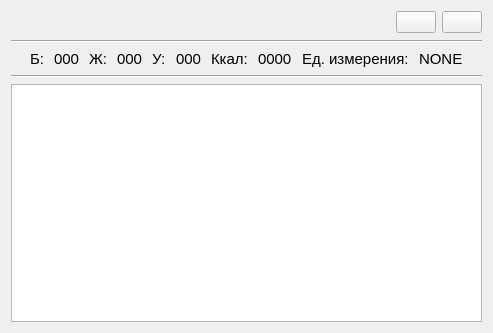
<?xml version="1.0" encoding="UTF-8"?>
<ui version="4.0">
 <class>ProductInfo</class>
 <widget class="QWidget" name="ProductInfo">
  <property name="geometry">
   <rect>
    <x>0</x>
    <y>0</y>
    <width>493</width>
    <height>333</height>
   </rect>
  </property>
  <property name="windowTitle">
   <string>Информация о продукте</string>
  </property>
  <layout class="QVBoxLayout" name="verticalLayout">
   <item>
    <layout class="QHBoxLayout" name="horizontalLayout">
     <item>
      <widget class="QLabel" name="label_productName">
       <property name="font">
        <font>
         <family>Calibri</family>
         <pointsize>14</pointsize>
        </font>
       </property>
       <property name="text">
        <string>&lt;Product_name&gt;</string>
       </property>
      </widget>
     </item>
     <item>
      <spacer name="horizontalSpacer">
       <property name="orientation">
        <enum>Qt::Horizontal</enum>
       </property>
       <property name="sizeHint" stdset="0">
        <size>
         <width>208</width>
         <height>20</height>
        </size>
       </property>
      </spacer>
     </item>
     <item>
      <widget class="QPushButton" name="pushButton_productEdit">
       <property name="icon">
        <iconset resource="../rec.qrc">
         <normaloff>:/resources/settings_icon.png</normaloff>:/resources/settings_icon.png</iconset>
       </property>
      </widget>
     </item>
     <item>
      <widget class="QPushButton" name="pushButton_delete">
       <property name="icon">
        <iconset resource="../rec.qrc">
         <normaloff>:/resources/deelete_icon.png</normaloff>:/resources/deelete_icon.png</iconset>
       </property>
      </widget>
     </item>
    </layout>
   </item>
   <item>
    <widget class="Line" name="line_2">
     <property name="orientation">
      <enum>Qt::Horizontal</enum>
     </property>
    </widget>
   </item>
   <item>
    <layout class="QHBoxLayout" name="horizontalLayout_6">
     <property name="spacing">
      <number>10</number>
     </property>
     <item>
      <spacer name="horizontalSpacer_3">
       <property name="orientation">
        <enum>Qt::Horizontal</enum>
       </property>
       <property name="sizeHint" stdset="0">
        <size>
         <width>40</width>
         <height>20</height>
        </size>
       </property>
      </spacer>
     </item>
     <item>
      <layout class="QHBoxLayout" name="horizontalLayout_2">
       <item>
        <widget class="QLabel" name="label_protein">
         <property name="font">
          <font>
           <pointsize>11</pointsize>
          </font>
         </property>
         <property name="text">
          <string>Б:</string>
         </property>
        </widget>
       </item>
       <item>
        <widget class="QLabel" name="label_numProtein">
         <property name="font">
          <font>
           <pointsize>11</pointsize>
          </font>
         </property>
         <property name="text">
          <string>000</string>
         </property>
        </widget>
       </item>
      </layout>
     </item>
     <item>
      <layout class="QHBoxLayout" name="horizontalLayout_3">
       <item>
        <widget class="QLabel" name="label_fats">
         <property name="font">
          <font>
           <pointsize>11</pointsize>
          </font>
         </property>
         <property name="text">
          <string>Ж:</string>
         </property>
        </widget>
       </item>
       <item>
        <widget class="QLabel" name="label_numFats">
         <property name="font">
          <font>
           <pointsize>11</pointsize>
          </font>
         </property>
         <property name="text">
          <string>000</string>
         </property>
        </widget>
       </item>
      </layout>
     </item>
     <item>
      <layout class="QHBoxLayout" name="horizontalLayout_4">
       <item>
        <widget class="QLabel" name="label_carbohydrates">
         <property name="font">
          <font>
           <pointsize>11</pointsize>
          </font>
         </property>
         <property name="text">
          <string>У:</string>
         </property>
        </widget>
       </item>
       <item>
        <widget class="QLabel" name="label_numCarbohydrates">
         <property name="font">
          <font>
           <pointsize>11</pointsize>
          </font>
         </property>
         <property name="text">
          <string>000</string>
         </property>
        </widget>
       </item>
      </layout>
     </item>
     <item>
      <layout class="QHBoxLayout" name="horizontalLayout_5">
       <item>
        <widget class="QLabel" name="label_kcal">
         <property name="font">
          <font>
           <pointsize>11</pointsize>
          </font>
         </property>
         <property name="text">
          <string>Ккал:</string>
         </property>
        </widget>
       </item>
       <item>
        <widget class="QLabel" name="label_numKcal">
         <property name="font">
          <font>
           <pointsize>11</pointsize>
          </font>
         </property>
         <property name="text">
          <string>0000</string>
         </property>
        </widget>
       </item>
      </layout>
     </item>
     <item>
      <layout class="QHBoxLayout" name="horizontalLayout_9">
       <item>
        <widget class="QLabel" name="label_unitsName">
         <property name="font">
          <font>
           <pointsize>11</pointsize>
          </font>
         </property>
         <property name="text">
          <string>Ед. измерения:</string>
         </property>
        </widget>
       </item>
       <item>
        <widget class="QLabel" name="label_unitsType">
         <property name="font">
          <font>
           <pointsize>11</pointsize>
          </font>
         </property>
         <property name="text">
          <string>NONE</string>
         </property>
        </widget>
       </item>
      </layout>
     </item>
     <item>
      <spacer name="horizontalSpacer_2">
       <property name="orientation">
        <enum>Qt::Horizontal</enum>
       </property>
       <property name="sizeHint" stdset="0">
        <size>
         <width>40</width>
         <height>20</height>
        </size>
       </property>
      </spacer>
     </item>
    </layout>
   </item>
   <item>
    <widget class="Line" name="line">
     <property name="orientation">
      <enum>Qt::Horizontal</enum>
     </property>
    </widget>
   </item>
   <item>
    <widget class="QTextBrowser" name="textBrowser_description"/>
   </item>
  </layout>
 </widget>
 <resources>
  <include location="../rec.qrc"/>
 </resources>
 <connections/>
</ui>
